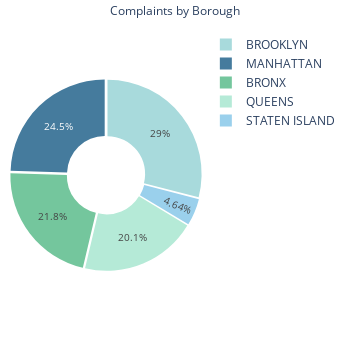

The notebook cell saved with this chart:
### Code cell
import plotly.express as px
import pandas as pd

# Filter out null boroughs
df_clean = df[df['BORO_NM'] != '(null)']

# Count complaints per borough
sizes = df_clean['BORO_NM'].value_counts().reset_index()
sizes.columns = ['Borough', 'Count']

colors = ['#a8dadc', '#457b9d', '#74c69d', '#b5ead7', '#9ad0ec']

# Create pie chart
fig = px.pie(
    sizes,
    names='Borough',
    values='Count',
    color_discrete_sequence=colors,
    hole=0.4  

fig.update_traces(
    textinfo='percent',  
    pull=[0.02] * len(sizes),
    textfont_size=10
)

# Layout tuning
fig.update_layout(
    title_text="Complaints by Borough",
    title_font=dict(size=12),
    title_x=0.5,
    showlegend=True,  
    margin=dict(t=30, b=30, l=10, r=10),
    width=350,
    height=350
)

fig.write_html("../images/borough_complaints_pie.html")
fig.show()

### Figure 1 — Plotly figure (JSON) as saved in the notebook; plotly's stock layout.template omitted (floating-point values rounded to 4 significant figures)
{"data": [{"domain": {"x": [0, 1], "y": [0, 1]}, "hole": 0.4, "hovertemplate": "Borough=%{label}<br>Count=%{value}<extra></extra>", "labels": ["BROOKLYN", "MANHATTAN", "BRONX", "QUEENS", "STATEN ISLAND"], "legendgroup": "", "name": "", "pull": [0.02, 0.02, 0.02, 0.02, 0.02], "showlegend": true, "textfont": {"size": 10}, "textinfo": "percent", "type": "pie", "values": [2344416, 1981736, 1760777, 1620768, 374985]}], "layout": {"height": 350, "legend": {"tracegroupgap": 0}, "margin": {"b": 30, "l": 10, "r": 10, "t": 30}, "piecolorway": ["#a8dadc", "#457b9d", "#74c69d", "#b5ead7", "#9ad0ec"], "showlegend": true, "title": {"font": {"size": 12}, "text": "Complaints by Borough", "x": 0.5}, "width": 350}}
